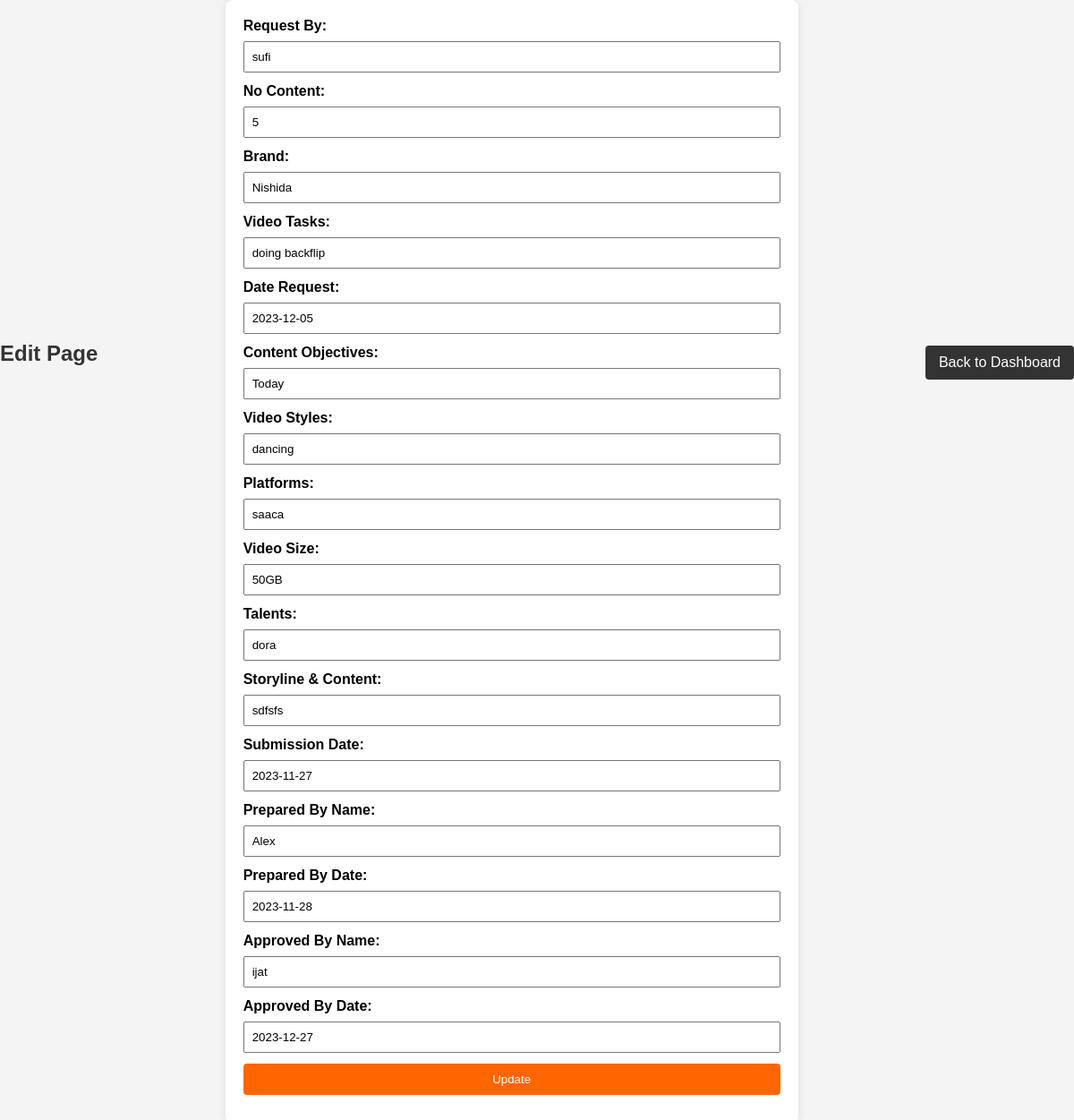
/edit_page.php?id=3, run on the app's committed database.
### tables this page shows
CREATE TABLE `form` (
  `id` int(11) NOT NULL,
  `frequest` varchar(256) NOT NULL,
  `lcontent` varchar(256) NOT NULL,
  `lbrand` varchar(255) NOT NULL,
  `lvideotask` varchar(250) NOT NULL,
  `ldaterequest` varchar(259) NOT NULL,
  `lcontentobjectives` varchar(250) NOT NULL,
  `lvideostyles` varchar(250) NOT NULL,
  `lplatforms` varchar(250) NOT NULL,
  `lvideosize` varchar(250) NOT NULL,
  `ltalents` varchar(250) NOT NULL,
  `lstorylinecontent` varchar(255) NOT NULL,
  `lsubmissiondate` varchar(250) NOT NULL,
  `lpreparedbyname` varchar(250) NOT NULL,
  `lpreparedbydate` varchar(250) NOT NULL,
  `lapprovedbyname` varchar(250) NOT NULL,
  `lapprovedbydate` varchar(250) NOT NULL
);

### edit_page.php (the view, shortened to what this page needs)
<!DOCTYPE html>
<html lang="en">
<head>
</head>
<body>
    <h2>Edit Page</h2>
    <?php
    include_once "db_connection.php";
    if (isset($_GET['id'])) {
        $recordId = $_GET['id'];
        $selectSql = "SELECT * FROM form WHERE id = $recordId";
        $result = $conn->query($selectSql);
        if ($result->num_rows > 0) {
            $row = $result->fetch_assoc();
    ?>
            <form method="post" action="">
                <label for="frequest">Request By:</label>
                <input type="text" id="frequest" name="frequest" value="<?php echo $row['frequest']; ?>" required>
                <br>
                <label for="lcontent">No Content:</label>
                <input type="text" id="lcontent" name="lcontent" value="<?php echo $row['lcontent']; ?>" required>
                <br>
                <label for="lbrand">Brand:</label>
                <input type="text" id="lbrand" name="lbrand" value="<?php echo $row['lbrand']; ?>" required>
                <br>
                <label for="lvideotask">Video Tasks:</label>
                <input type="text" id="lvideotask" name="lvideotask" value="<?php echo $row['lvideotask']; ?>" required>
                <br>
                <label for="ldaterequest">Date Request:</label>
                <input type="text" id="ldaterequest" name="ldaterequest" value="<?php echo $row['ldaterequest']; ?>" required>
                <br>
                <label for="lcontentobjectives">Content Objectives:</label>
                <input type="text" id="lcontentobjectives" name="lcontentobjectives" value="<?php echo $row['lcontentobjectives']; ?>" required>
                <br>
                <label for="lvideostyles">Video Styles:</label>
                <input type="text" id="lvideostyles" name="lvideostyles" value="<?php echo $row['lvideostyles']; ?>" required>
                <br>
                <label for="lplatforms">Platforms:</label>
                <input type="text" id="lplatforms" name="lplatforms" value="<?php echo $row['lplatforms']; ?>" required>
                <br>
                <label for="lvideosize">Video Size:</label>
                <input type="text" id="lvideosize" name="lvideosize" value="<?php echo $row['lvideosize']; ?>" required>
                <br>
                <label for="ltalents">Talents:</label>
                <input type="text" id="ltalents" name="ltalents" value="<?php echo $row['ltalents']; ?>" required>
                <br>
                <label for="lstorylinecontent">Storyline & Content:</label>
                <input type="text" id="lstorylinecontent" name="lstorylinecontent" value="<?php echo $row['lstorylinecontent']; ?>" required>
                <br>
                <label for="lsubmissiondate">Submission Date:</label>
                <input type="text" id="lsubmissiondate" name="lsubmissiondate" value="<?php echo $row['lsubmissiondate']; ?>" required>
                <br>
                <label for="lpreparedbyname">Prepared By Name:</label>
                <input type="text" id="lpreparedbyname" name="lpreparedbyname" value="<?php echo $row['lpreparedbyname']; ?>" required>
                <br>
                <label for="lpreparedbydate">Prepared By Date:</label>
                <input type="text" id="lpreparedbydate" name="lpreparedbydate" value="<?php echo $row['lpreparedbydate']; ?>" required>
                <br>
                <label for="lapprovedbyname">Approved By Name:</label>
                <input type="text" id="lapprovedbyname" name="lapprovedbyname" value="<?php echo $row['lapprovedbyname']; ?>" required>
                <br>
                <label for="lapprovedbydate">Approved By Date:</label>
                <input type="text" id="lapprovedbydate" name="lapprovedbydate" value="<?php echo $row['lapprovedbydate']; ?>" required>
                <br>
                <input type="submit" name="update" value="Update">
            </form>
            <a href="admin_dashboard.php" class="back-btn">Back to Dashboard</a>
    <?php
        } else {
            echo '<p class="error">Record not found</p>';
        }
    } else {
        echo '<p class="error">Invalid request</p>';
    }
    ?>
</body>
</html>

### edit_page.php (style rules this page uses)
body { font-family: 'Arial', sans-serif; background-color: #f4f4f4; margin: 0; padding: 0; display: flex; align-items: center; justify-content: center; height: 100vh; }
h2 { color: #333; margin-bottom: 30px; }
form { background-color: #fff; padding: 20px; border-radius: 8px; box-shadow: 0 0 10px rgba(0, 0, 0, 0.1); width: 50%; margin: auto; text-align: left; }
label { display: block; margin-bottom: 8px; font-weight: bold; }
input { width: 100%; padding: 8px; margin-bottom: 12px; box-sizing: border-box; }
input[type="submit"] { background-color: #FF6500; color: white; border: none; padding: 10px 15px; cursor: pointer; border-radius: 4px; }
.back-btn { background-color: #333; color: white; border: none; padding: 10px 15px; cursor: pointer; border-radius: 4px; text-decoration: none; display: inline-block; margin-top: 10px; }

### data on the page
form: frequest "sufi", lcontent "5", lbrand "Nishida", lvideotask "doing backflip", ldaterequest "2023-12-05", lcontentobjectives "Today", lvideostyles "dancing", lplatforms "saaca", lvideosize "50GB", ltalents "dora", lstorylinecontent "sdfsfs", lsubmissiondate "2023-11-27", lpreparedbyname "Alex", lpreparedbydate "2023-11-28", lapprovedbyname "ijat", lapprovedbydate "2023-12-27"
